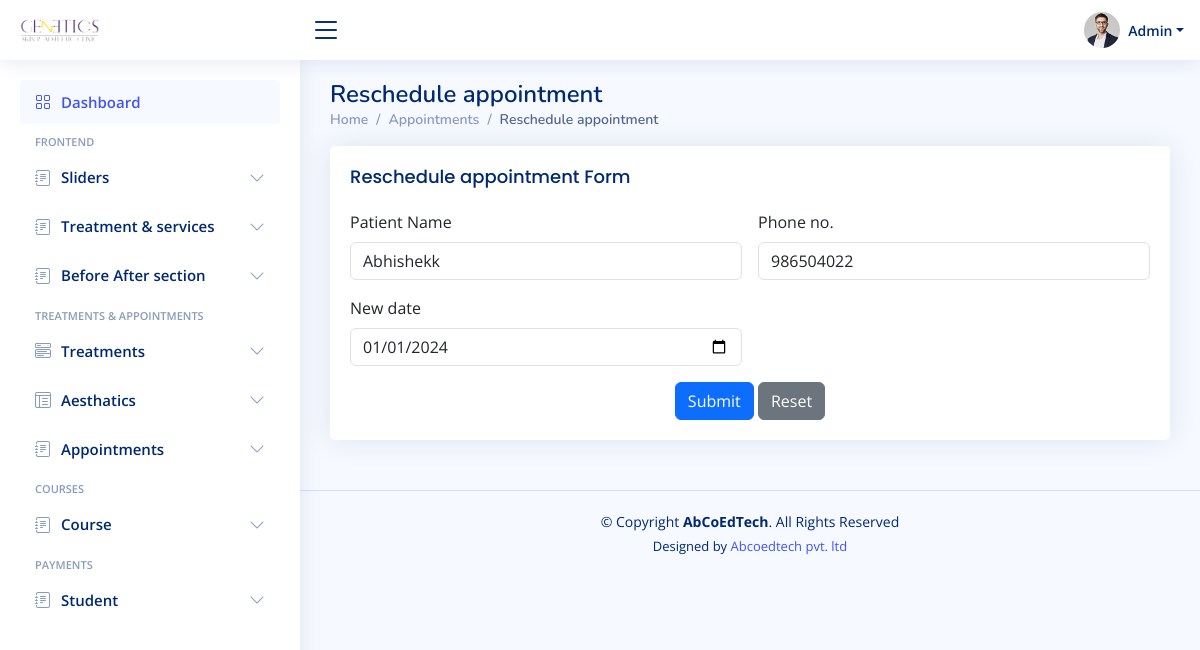
Page /admin/reschedule.php?id=3 (signed in) on the committed database.
### tables this page shows
CREATE TABLE `appointment` (
  `id` int(11) NOT NULL,
  `name` varchar(255) NOT NULL,
  `phone` varchar(255) NOT NULL,
  `date` date NOT NULL,
  `type` varchar(25) NOT NULL,
  `treatment` varchar(255) NOT NULL,
  `status` set('Completed','Reschedule','Cancel') NOT NULL
);

### admin/connect/db.php (called while the page is built)
<?php
class connect{
    public $servername = "localhost";
    private $username = "root";
    private $password = "";
    private $dbname = "dermatics";
    public function dbconnect()
	{
		$db=mysqli_connect($this->servername,$this->username,$this->password,$this->dbname);
		return $db;
	}
}
?>

### admin/connect/fun.php (called while the page is built, shortened)
<?php
class fun
{
    private $db;
    function __construct($con)
    {
        $this->db = $con;
    }
    public function fetchAppointmentsWithid($id){
        $sql = "SELECT *,appointment.id as app_id ,appointment.name as app_name ,treatment.name as treat_name FROM `appointment`
        INNER JOIN treatment on appointment.treatment = treatment.id
        WHERE  appointment.id = '$id' ; ";
        $fetch = mysqli_query($this->db, $sql);
        return $fetch;
    }
}
?>

### admin/reschedule.php (the view, shortened to what this page needs)
<!DOCTYPE html>
<html lang="en">
<head>
  <?php
    include "include/links.php";
    if(isset($_GET["id"])){
      $id = $_GET["id"];
      $patient = $fun->fetchAppointmentsWithid($id);
      $patient = mysqli_fetch_assoc($patient);
    }
    else{
      header("location:appointments.php?msg=Id not found");
    }
  ?>
</head>
<body>
 <?php
  include 'include/header.php';
 ?>
  <?php
    include 'include/navBar.php';
  ?>
  <main id="main" class="main">
    <div class="pagetitle">
      <h1>Reschedule appointment</h1>
      <nav>
        <ol class="breadcrumb">
          <li class="breadcrumb-item"><a href="index.php">Home</a></li>
          <li class="breadcrumb-item ">Appointments</li>
          <li class="breadcrumb-item active">Reschedule appointment</li>
        </ol>
      </nav>
    </div>
    <section class="section dashboard">
          <div class="card">
            <div class="card-body">
              <h5 class="card-title">Reschedule appointment Form</h5>
          <form class="row g-3" action="form_submit.php" method="post" id="form" enctype="multipart/form-data">
            <div class="col-md-6">
              <label for="name" class="form-label">Patient Name</label>
              <input type="text" name="name" class="form-control" id="name" readonly value="<?php echo $patient["app_name"]?>">
            </div>
            <div class="col-md-6">
              <label for="des" class="form-label">Phone no.</label>
              <input type="text" name="des" class="form-control" id="des" readonly value="<?php echo $patient["phone"]?>" >
            </div>
            <div class="col-md-6">
              <label for="date" class="form-label">New date</label>
              <input type="date" name="date" min="<?php echo date('Y-m-d'); ?>" class="form-control" id="date" value="<?php echo $patient["date"]?>">
            </div>
            <div class="text-center">
              <div class="" id="buttons">
                <button type="submit" name="change_date" class="btn btn-primary">Submit </button>
                <button type="reset" class="btn btn-secondary">Reset</button>
              </div>
            </div>
          </form>
            </div>
          </div>
    </section>
  </main>
  <?php
    include "include/footer.php";
  ?>
</body>
</html>

### admin/assets/css/style.css (style rules this page uses)
:root { scroll-behavior: smooth; }
body { font-family: "Open Sans", sans-serif; background: #f6f9ff; color: #444444; }
a { color: #4154f1; text-decoration: none; }
h1, h2, h3, h4, h5, h6 { font-family: "Nunito", sans-serif; }
#main { margin-top: 60px; padding: 20px 30px; transition: all 0.3s; }
.pagetitle { margin-bottom: 10px; }
.pagetitle h1 { font-size: 24px; margin-bottom: 0; font-weight: 600; color: #012970; }
.card { margin-bottom: 30px; border: none; border-radius: 5px; box-shadow: 0px 0 30px rgba(1, 41, 112, 0.1); }
.card-title { padding: 20px 0 15px 0; font-size: 18px; font-weight: 500; color: #012970; font-family: "Poppins", sans-serif; }
.card-body { padding: 0 20px 20px 20px; }
.breadcrumb { font-size: 14px; font-family: "Nunito", sans-serif; color: #899bbd; font-weight: 600; }
.breadcrumb a { color: #899bbd; transition: 0.3s; }
.breadcrumb .breadcrumb-item::before { color: #899bbd; }
.breadcrumb .active { color: #51678f; font-weight: 600; }
@media (min-width: 1200px) { #main, #footer { margin-left: 300px; } }

### rows in the picture
appointment: name "Abhishekk", des "986504022", date "01/01/2024"
